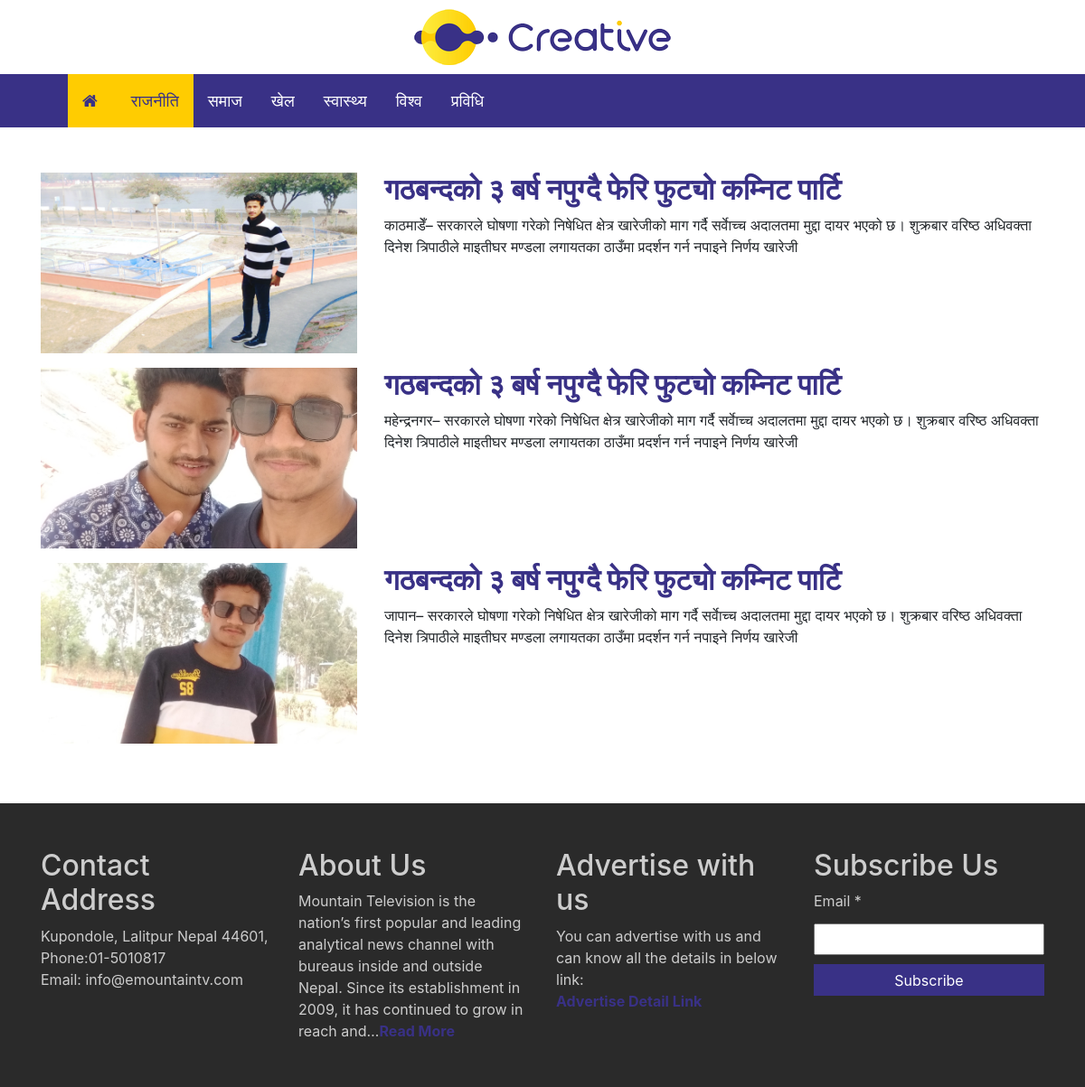
/news-list/13/, run on the app's committed database.
### nayakhabar/models.py (models this page shows, shortened)
class Category(models.Model):
    title=models.CharField(max_length=50)
    summary=models.CharField(max_length=200,null=True,blank=True)
    status=models.CharField(max_length=20,choices=[('Active','Active'),('In Active','In Active')])
    image=models.ImageField(upload_to="categories",blank=True,null=True)
    added_by=models.ForeignKey(User,on_delete=models.CASCADE)

class News(models.Model):
    title=models.CharField(max_length=50)
    summary=models.CharField(max_length=200)
    description=models.CharField(max_length=1000)
    location=models.CharField(max_length=50)
    image=models.ImageField(upload_to="news")
    news_date=models.DateTimeField(auto_now_add=True)
    is_sticky=models.BooleanField(default=False)
    status=models.CharField(max_length=50,choices=[('Published','Published'),('Un Published','Un Published')])
    category=models.ForeignKey(Category,on_delete=models.CASCADE)
    reporter=models.ForeignKey(Reporter,on_delete=models.SET_NULL,null=True)
    added_by=models.ForeignKey(User,on_delete=models.SET_NULL,null=True)
    created_at=models.DateTimeField(auto_now_add=True)

### nayakhabar/views.py (the view)
# urls.py: path('news-list/<int:id>/',views.CatNews.as_view(),name="catnews"),
class CatNews(TemplateView):
    template_name="frontend/inner.html"
    def get_context_data(self,**kwargs):
        context=super().get_context_data(**kwargs)
        cat_id=self.kwargs['id']
        news=News.objects.filter(category=cat_id).all()
        context["cat_id"]=cat_id
        context['news']=news
        context["categories"] = Category.objects.all()
        return context

### templates/frontend/inner.html
{% extends 'frontend/base.html' %}
{% block content %}
    <section class="inner">
        <div class="container">
            <div class="row">
            {% for news in news %}
                <div class="col-lg-4 col-md-4 col-sm-12">
                    <div class="inner-img">
                        <a href="{% url 'newsdetail' news.id %}">
                            <figure style="background-image: url({{news.image.url}})"></figure>
                        </a>
                    </div>
                </div>
                <div class="col-lg-8 col-md-8 col-sm-12">
                    <div class="inner-details">
                        <h2><a href="{% url 'newsdetail' news.id %}">{{news.title}}</a></h2>
                        <p>{{news.location}}– {{news.summary}}</p>
                    </div>
                </div>
            {% endfor %}
            </div>
        </div>
    </section>
{% endblock %}

### templates/frontend/base.html
{% load static %}
{% include 'frontend/layouts/header.html' %}
{% include 'frontend/layouts/navbar.html' %}
{% block content %}
{% endblock %}
  {% include 'frontend/layouts/footer.html' %}

### templates/frontend/layouts/header.html (shortened to what this page needs)
{% load static %}
<!DOCTYPE html>
<html>
<head>
    <link rel="stylesheet" type="text/css" href="{% static 'css/reset.css' %}">
    <link rel="stylesheet" type="text/css" href="{% static 'css/bootstrap.min.css' %}">
    <link rel="stylesheet" type="text/css" href="{% static 'css/font-awesome.min.css' %}">
    <link rel="stylesheet" type="text/css" href="{% static 'css/lightbox.min.css' %}">
    <link rel="stylesheet" type="text/css" media="screen" href="{% static 'css/main.css' %}" />
</head>

### templates/frontend/layouts/navbar.html (shortened to what this page needs)
{% load static %}
<body>
    <header class="main-head">
        <div class="container">
            <div class="logo">
                <img src="{% static 'images/logo.png' %}">
            </div>
        </div>
        <nav class="navbar navbar-expand-lg">
            <div class="container">
                <div class="collapse navbar-collapse" id="collapsibleNavbar">
                    <ul class="navbar-nav mr-auto">
                        <li class="nav-item"><a href="{% url 'home' %}" class="nav-link active"><i class="fa fa-home" aria-hidden="true"></i></a></li>
                       {% for cat in categories %}
                        <li class="nav-item"><a href="{% url 'catnews' cat.id %}" class="nav-link {% if cat_id == cat.id %}active{% endif %}">{{cat.title}}</a></li>
                        {% endfor %}
                    </ul>
                </div>
            </div>
        </nav>
    </header>

### templates/frontend/layouts/footer.html (shortened to what this page needs)
  {% load static %}
  <footer>
        <div class="container">
            <div class="row">
                <div class="col-lg-3 col-md-3 col-sm-12">
                    <div class="contact">
                        <h2>Contact Address</h2>
                        <p>Kupondole, Lalitpur Nepal 44601,</p>
                        <p>Phone:01-5010817</p>
                        <p>Email: info@emountaintv.com</p>
                    </div>
                </div>
                <div class="col-lg-3 col-md-3 col-sm-12">
                    <div class="about">
                        <h2>About Us</h2>
                        <p>Mountain Television is the nation’s first popular and leading analytical news channel with bureaus inside and outside Nepal. Since its establishment in 2009, it has continued to grow in reach and…<a href="#">Read More</a></p>
                    </div>
                </div>
                <div class="col-lg-3 col-md-3 col-sm-12">
                    <div class="adver">
                        <h2>Advertise with us</h2>
                        <p>You can advertise with us and can know all the details in below link:</p>
                        <a href="#">Advertise Detail Link</a>
                    </div>
                </div>
                <div class="col-lg-3 col-md-3 col-sm-12">
                    <div class="subs">
                        <h2>Subscribe Us</h2>
                        <form>
                            <label>Email *</label>
                            <input type="text" value="" maxlength="225">
                            <input type="button" class="subs-btn" value="Subscribe">
                        </form>
                    </div>
                </div>
            </div>
        </div>
    </footer>
</body>
</html>

### static/css/main.css (style rules this page uses)
figure { background-repeat: no-repeat; background-size: cover; background-position: center center; }
a { font-weight: bold; color: #393186; }
.logo { text-align: center; padding: 10px 0; }
.navbar { background-color: #393186; padding: 0; }
.navbar-nav li a { color: #fff; font-size: 18px; font-weight: normal; }
.navbar-expand-lg .navbar-nav .nav-link { padding: 1rem; }
.navbar-nav li a:hover, .navbar-nav li a.active { background-color: #ffcc01; color: #393186; transition: .3s all ease-in-out; }
.money, .gallery, footer { margin-top: 50px; }
footer { background-color: #2a2a2a; color: #cdcdcd; padding: 50px 0; }
footer p { margin: 0; }
.subs input { width: 100%; margin: 5px 0; height: 35px; }
.subs-btn { background-color: #393186; border: none; color: #fff; cursor: pointer; }
.inner, .news-inner { margin-top: 50px; }
.inner-img figure { height: 200px; }

### data on the page
Category: title "राजनीति"
Category: title "समाज"
Category: title "खेल"
Category: title "स्वास्थ्य"
Category: title "विश्व"
Category: title "प्रविधि"
News: image (picture), title "गठबन्दको ३ बर्ष नपुग्दै फेरि फुट्यो कम्निट पार्टि", location "काठमाडेँ", summary "सरकारले घोषणा गरेको निषेधित क्षेत्र खारेजीको माग गर्दै सर्वाेच्च अदालतमा मुद्दा दायर भएको छ। शुक्रबार वरिष्ठ अधिवक्ता दिनेश त्रिपाठीले माइतीघर मण्डला लगायतका ठाउँमा प्रदर्शन गर्न नपाइने निर्णय खारेजी"
News: image (picture), title "गठबन्दको ३ बर्ष नपुग्दै फेरि फुट्यो कम्निट पार्टि", location "महेन्द्रनगर", summary "सरकारले घोषणा गरेको निषेधित क्षेत्र खारेजीको माग गर्दै सर्वाेच्च अदालतमा मुद्दा दायर भएको छ। शुक्रबार वरिष्ठ अधिवक्ता दिनेश त्रिपाठीले माइतीघर मण्डला लगायतका ठाउँमा प्रदर्शन गर्न नपाइने निर्णय खारेजी"
News: image (picture), title "गठबन्दको ३ बर्ष नपुग्दै फेरि फुट्यो कम्निट पार्टि", location "जापान", summary "सरकारले घोषणा गरेको निषेधित क्षेत्र खारेजीको माग गर्दै सर्वाेच्च अदालतमा मुद्दा दायर भएको छ। शुक्रबार वरिष्ठ अधिवक्ता दिनेश त्रिपाठीले माइतीघर मण्डला लगायतका ठाउँमा प्रदर्शन गर्न नपाइने निर्णय खारेजी"
